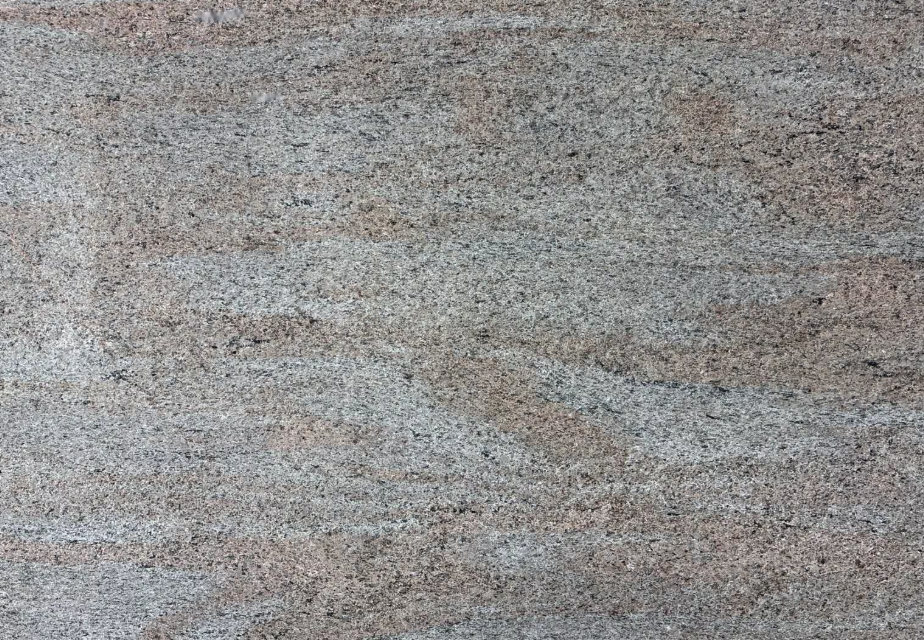
#> input picture ROCKSSSS/Raw silk.png, 924 x 640 px
$ python -i remove_granite_reflections.py   (imports and definitions only)
#> lines starting #> are read from the running program, lines starting #| are printed output that depends on the picture; after the words box and inside, x2 and y2 are one past the last pixel; in counts of white or black regions, pixels touching at a corner belong together
#!/usr/bin/env python3
import os
import sys
import json
import shutil
import cv2
import numpy as np

SOURCE_DIR = 'public/products/Granite-original-images'
OUTPUT_DIR = 'public/products/Granite-clean'
TAXONOMY_FILE = 'data/catalogue-taxonomy.ts'

# Normalized filename mapping dictionary
MAPPING_RULES = {
  'adhunik brown granite.jpeg': 'Adhunik Brown',
  'astodia ivory granite.jpeg': 'Astodia Ivory',
  'astodia ivory granitee.jpeg': 'Astodia Ivory 2',
  'bess paradise granite.jpeg': 'Bess Paradise',
  'black marquina r granite.jpeg': 'Black Marquina R',
  'burgandy white granite.jpeg': 'Burgandy White ',
  'classic ivory granite.jpeg': 'Classic Ivory',
  'coffee pearl granite.jpeg': 'Coffee Pearl',
  'D gray granite.jpeg': 'D Gray',
  'diamond pearl granite.jpeg': 'Diamond Pearl',
  'dyna blue granite.jpeg': 'Dyna Blue ',
  'forest brown granite.jpeg': 'Forest Brown',
  'godhra grey granite.jpeg': 'Godhra gray',
  'grey paradise granite.jpeg': 'Gray Paradise',
  'hocco brown granite.jpeg': 'Hocco Brown ',
  'kashmiri white granite.jpeg': 'Kashmiri White',
  'kotda black granite.jpeg': 'Kotda Black',
  'kupam white granite.jpeg': 'Kupam White',
  'lakha red granite.jpeg': 'Lakha Red',
  'lava grey granite.jpeg': 'Lava Gray',
  'melton brown granite.jpeg': 'Melton Brown',
  'mountain brown granite-2.jpeg': 'Mountain Brown 2',
  'mountain brown granite.jpeg': 'Mountain Brown',
  'P white granite.jpeg': 'P White ',
  'pebble black granite.jpeg': 'Pebble Black',
  'platinum gray granite.jpeg': 'Platinum Gray',
  'prada gold granite.jpeg': 'Prada Gold',
  'rajyog brown granite.jpeg': 'Rajyog Brown',
  'raw silk granite.jpeg': 'Raw Silk',
  'river white granite.jpeg': 'River White',
  'royal brown granite.jpeg': 'Royal Brown',
  'royal gold granite.jpeg': 'Royal Gold',
  'silky silver granite.jpeg': 'Silky Silver',
  'silver river granite.jpeg': 'Silver River',
  'sk blue granite.jpeg': 'SK Blue',
  'steel gray granite.jpeg': 'Steel gray',
  'swiss brown granite .jpeg': 'Swiss Brown',
  'symphony ivory granite.jpeg': 'Symphony Ivory ',
  'walet paradise granite.jpeg': 'Walet Paradise',
  'granite ytd last.jpeg': 'YTD 6',
  'zubrana grey granite.jpeg': 'Zubrana Gray'
}

def detect_and_clean_reflection(img_path):
#> called with img_path = '../ROCKSSSS/Raw silk.png'
    img = cv2.imread(img_path)
#> img is the input picture: shape (640, 924, 3); mean B, G, R 141.4, 142.7, 143.9
    if img is None:
        return None, 0, 0, "failed_to_load"

    h, w, c = img.shape
#> h = 640; w = 924; c = 3
    hsv = cv2.cvtColor(img, cv2.COLOR_BGR2HSV)
#> hsv: shape (640, 924, 3); mean H, S, V 52.8, 11.2, 145.8
    lab = cv2.cvtColor(img, cv2.COLOR_BGR2LAB)
#> lab: shape (640, 924, 3); mean of channels 0, 1, 2 150.7, 128.3, 128.8

    v_chan = hsv[:, :, 2]
    s_chan = hsv[:, :, 1]
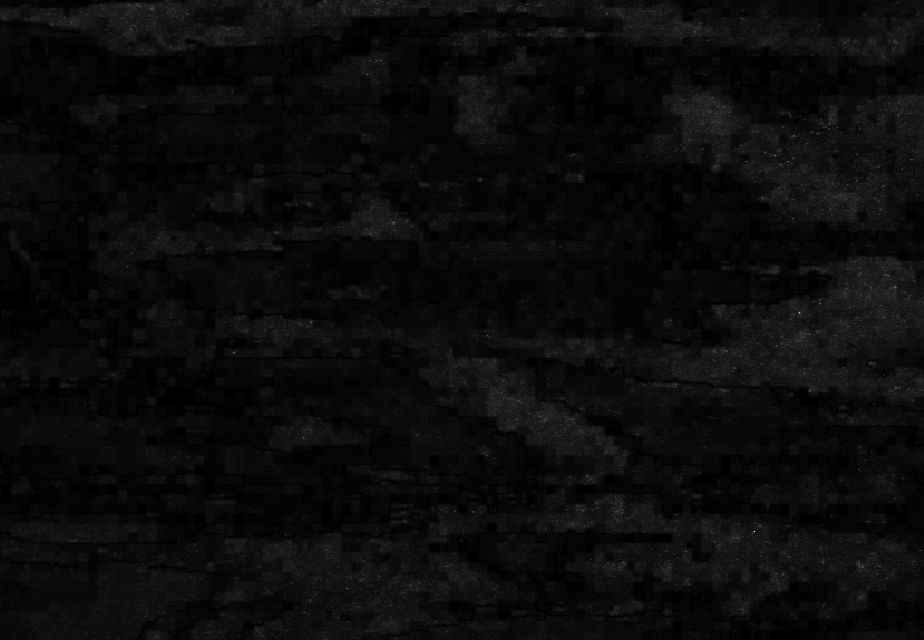
#> s_chan: shape (640, 924); min 0, max 255, mean 11.2
    l_chan = lab[:, :, 0]

    # 1. Specular Highlight Threshold: Blown out white reflections (Value > 248 & Saturation < 30)
    specular_mask = (v_chan > 248) & (s_chan < 30) & (l_chan > 245)
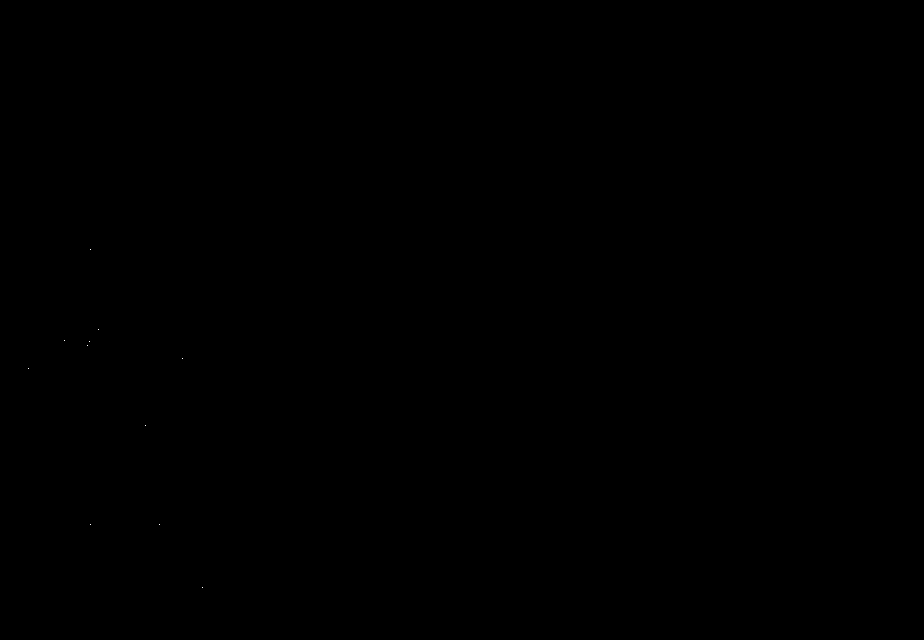
#> specular_mask: shape (640, 924) bool; 0% white in thin lines or dots, all inside (x1, y1, x2, y2) = (28, 249, 203, 588)

    # Convert mask to uint8
    mask_u8 = (specular_mask * 255).astype(np.uint8)

    # Morphological kernel to group nearby reflection spots (tube lights)
    kernel_group = cv2.getStructuringElement(cv2.MORPH_ELLIPSE, (5, 5))
    mask_grouped = cv2.morphologyEx(mask_u8, cv2.MORPH_CLOSE, kernel_group)

    contours, _ = cv2.findContours(mask_grouped, cv2.RETR_EXTERNAL, cv2.CHAIN_APPROX_SIMPLE)
#> contours = 11 contours, all with area under 20

    final_mask = np.zeros((h, w), dtype=np.uint8)
    long_tube_count = 0
    large_patch_count = 0
    total_reflection_pixels = 0

    for cnt in contours:
        area = cv2.contourArea(cnt)
        if area > 80: # Ignore tiny noise dots
            x, y, cw, ch = cv2.boundingRect(cnt)
            aspect = max(cw, ch) / (min(cw, ch) + 1e-5)

            # Check if this contour is geometric reflection (long tube or rectangular highlight)
            if aspect > 2.2 or area > 800:
                cv2.drawContours(final_mask, [cnt], -1, 255, -1)
                total_reflection_pixels += area
                if aspect > 2.5:
                    long_tube_count += 1
                if area > 4000:
                    large_patch_count += 1
#> this loop made 11 passes
#> cnt on passes 1 to 11: [[202, 587]], [[159, 524]], [[90, 524]], [[145, 425]], [[28, 368]], [[182, 358]], [[87, 345]], [[89, 341]], [[64, 340]], [[98, 329]], [[90, 249]]
#> final_mask: shape (640, 924); every value is 0
#> after the loop, large_patch_count = 0; long_tube_count = 0; total_reflection_pixels = 0

    # Dilate reflection mask slightly (3px) to cover halo edges around lights
    kernel_dilate = cv2.getStructuringElement(cv2.MORPH_ELLIPSE, (7, 7))
    final_mask = cv2.dilate(final_mask, kernel_dilate, iterations=1)

    specular_pct = (total_reflection_pixels / (h * w)) * 100
#> specular_pct = 0

    # Categorize status
    if specular_pct < 0.15 and long_tube_count == 0:
        status = "weak_uncertain_reflection_detection"
    elif specular_pct > 3.0 or large_patch_count >= 2:
        status = "requiring_manual_review" # Severe reflection overlapping veins
    else:
        status = "successfully_cleaned"

    # Localized texture-aware Telea inpainting on masked reflection regions only
    if np.any(final_mask > 0):
        cleaned_img = cv2.inpaint(img, final_mask, inpaintRadius=5, flags=cv2.INPAINT_TELEA)
        # Guarantee strictly zero modification to unmasked pixels
        unmasked = final_mask == 0
        cleaned_img[unmasked] = img[unmasked]
    else:
        cleaned_img = img.copy()

    return cleaned_img, specular_pct, total_reflection_pixels, status

# [64 lines left out: functions process_batch, update_website_catalogue, not called in this run]

# [5 lines not run here, left out]

>>> result = detect_and_clean_reflection('../ROCKSSSS/Raw silk.png')

$ run again, on ROCKSSSS/Mountain brown 2.png
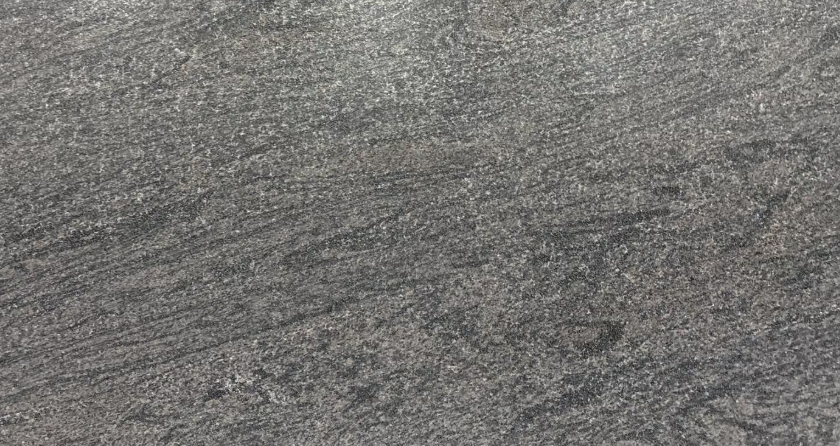
#> input picture ROCKSSSS/Mountain brown 2.png, 840 x 446 px
#> in detect_and_clean_reflection, img is the input picture: shape (446, 840, 3); mean B, G, R 112.8, 115.5, 117
#> hsv: shape (446, 840, 3); mean H, S, V 25.3, 9.8, 117.2
#> lab: shape (446, 840, 3); mean of channels 0, 1, 2 123.7, 128.1, 129.6
#> in detect_and_clean_reflection, `s_chan = hsv[:, :, 1]`:
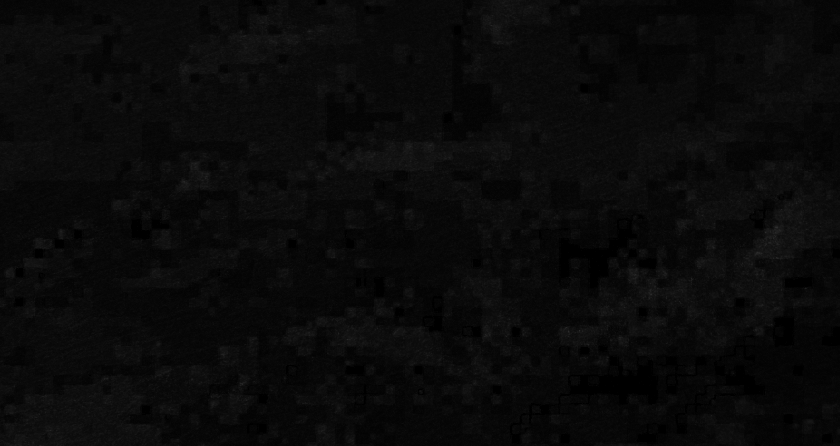
#> s_chan: shape (446, 840); min 0, max 46, mean 9.8
#> specular_mask: shape (446, 840) bool; 0% white in thin lines or dots, all inside (x1, y1, x2, y2) = (382, 18, 383, 19)
#> contours = [[[382, 18]]]
#> the loop in detect_and_clean_reflection, `for cnt in contours:` made 1 pass
#> (cnt, area) on pass 1: ([[382, 18]], 0)
#> after the loop in detect_and_clean_reflection, `for cnt in contours:`: large_patch_count = 0

$ run again, on ROCKSSSS/Rajyog brown.png
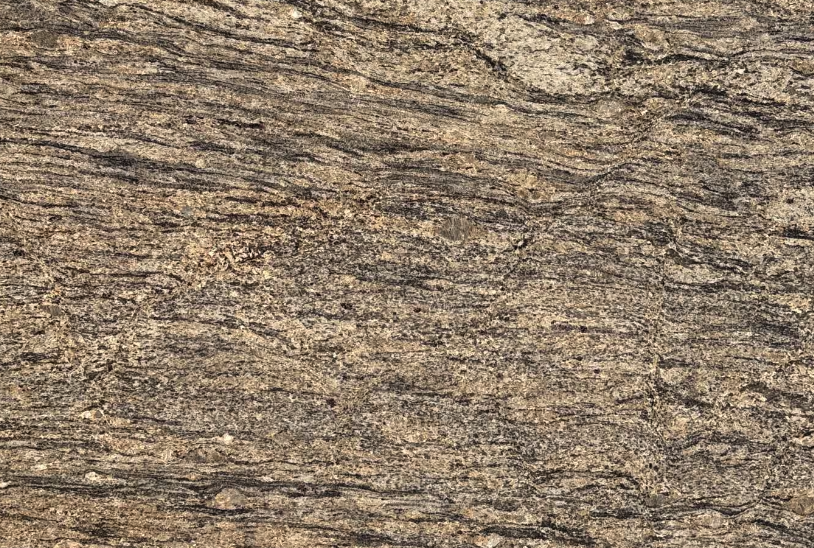
#> input picture ROCKSSSS/Rajyog brown.png, 814 x 548 px
#> in detect_and_clean_reflection, img is the input picture: shape (548, 814, 3); mean B, G, R 105.1, 124.8, 142.6
#> hsv: shape (548, 814, 3); mean H, S, V 15.6, 71.1, 142.6
#> lab: shape (548, 814, 3); mean of channels 0, 1, 2 134.9, 131.6, 141.3
#> in detect_and_clean_reflection, `v_chan = hsv[:, :, 2]`:
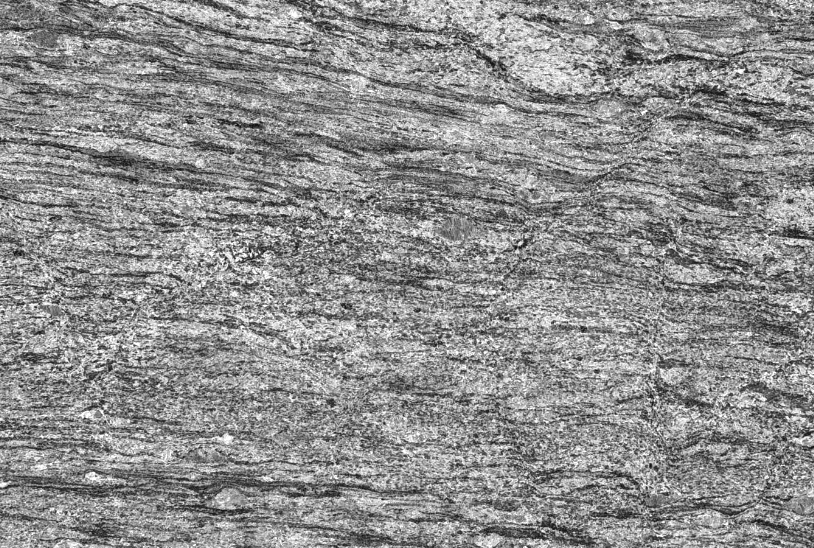
#> v_chan: shape (548, 814); min 10, max 255, mean 142.6
#> in detect_and_clean_reflection, `s_chan = hsv[:, :, 1]`:
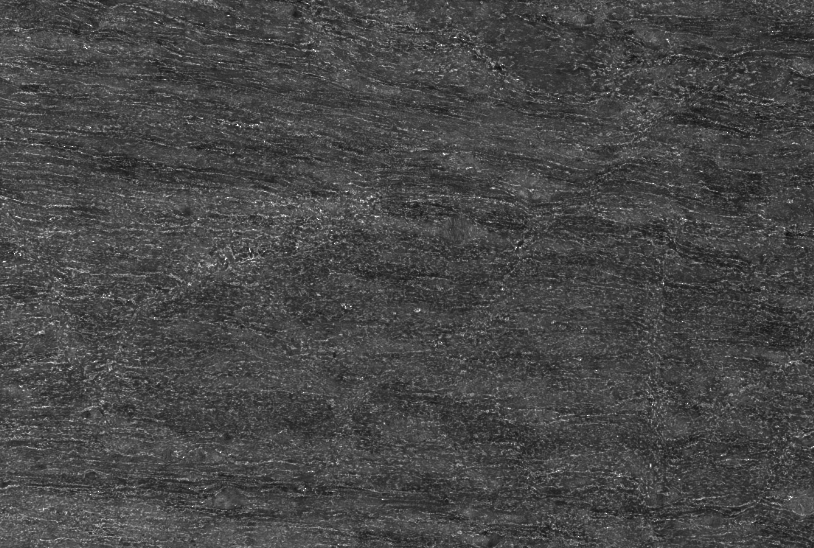
#> s_chan: shape (548, 814); min 16, max 255, mean 71.1
#> specular_mask: shape (548, 814) bool; 0% white in thin lines or dots, all inside (x1, y1, x2, y2) = (241, 12, 804, 536)
#> contours = 14 contours, all with area under 20
#> the loop in detect_and_clean_reflection, `for cnt in contours:` made 14 passes
#> (cnt, area) on passes 1 to 8: ([[657, 535]], 0), ([[665, 516]], 0), ([[803, 476]], 0), ([[649, 399]], 0), ([[334, 353], [334, 356]], 0), ([[747, 334]], 0), ([[676, 334]], 0), ([[241, 326], [242, 326]], 0)
#> after the loop in detect_and_clean_reflection, `for cnt in contours:`: large_patch_count = 0
